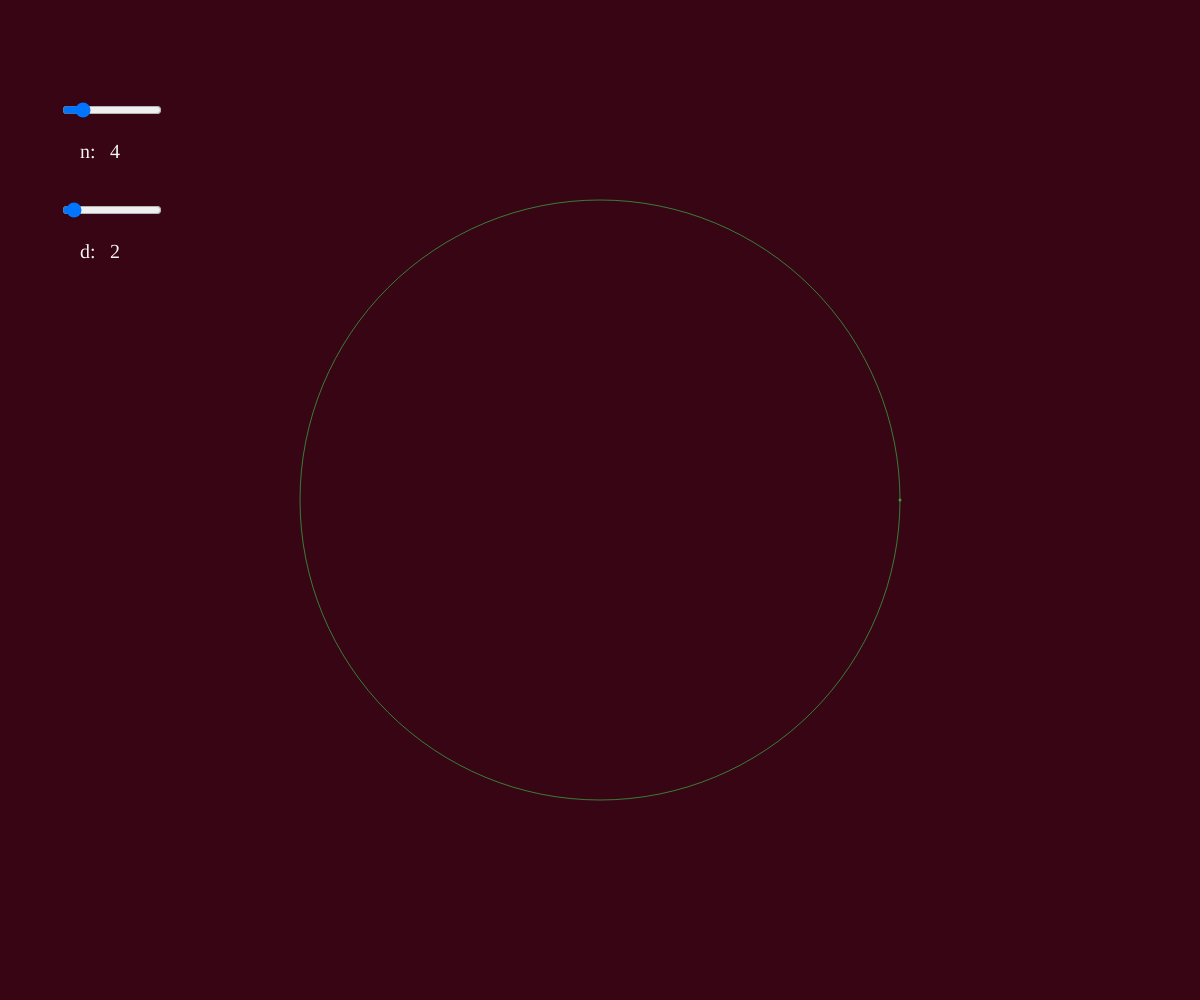
Frame 1 (no input)
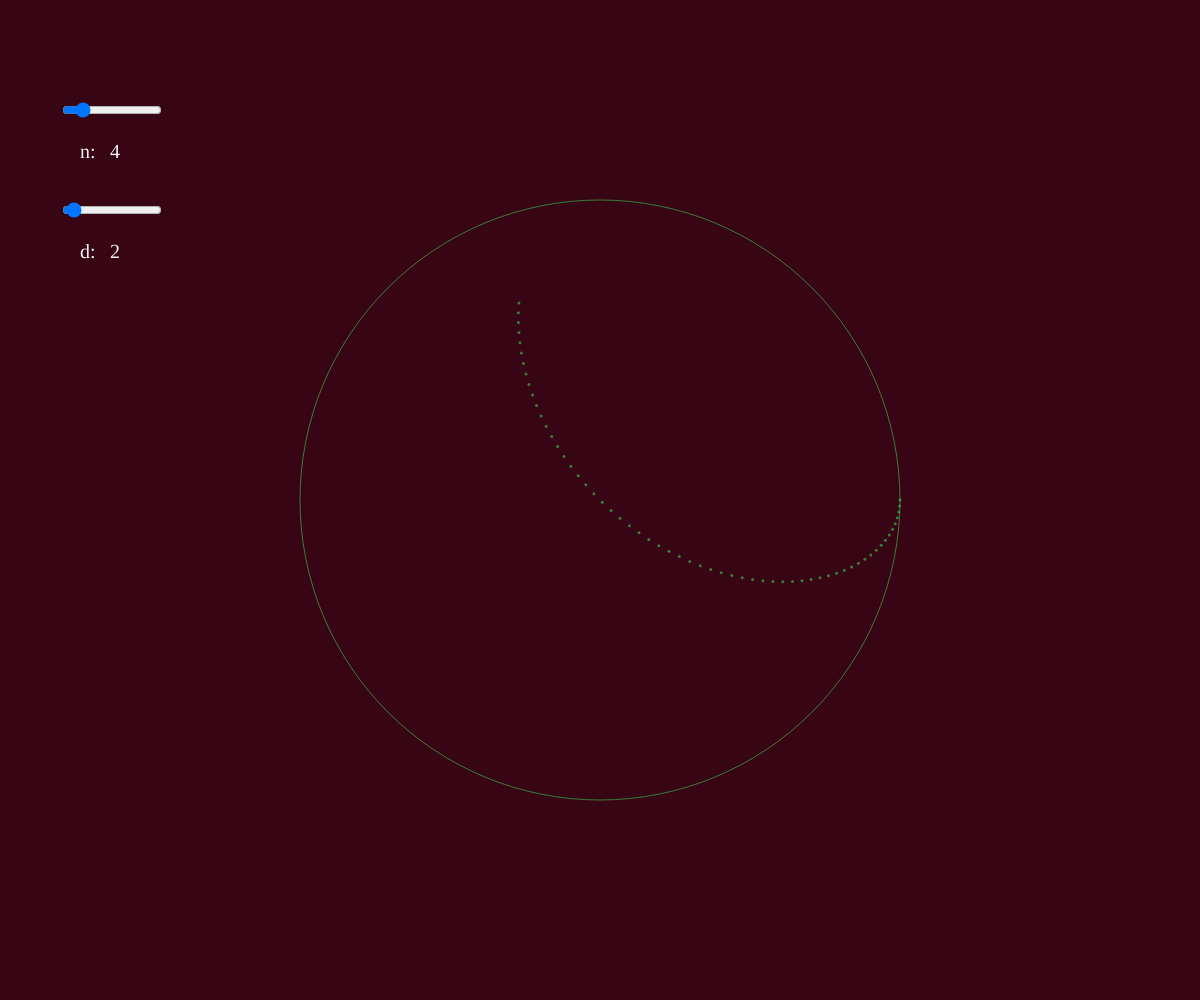
Frame 60 (no input)
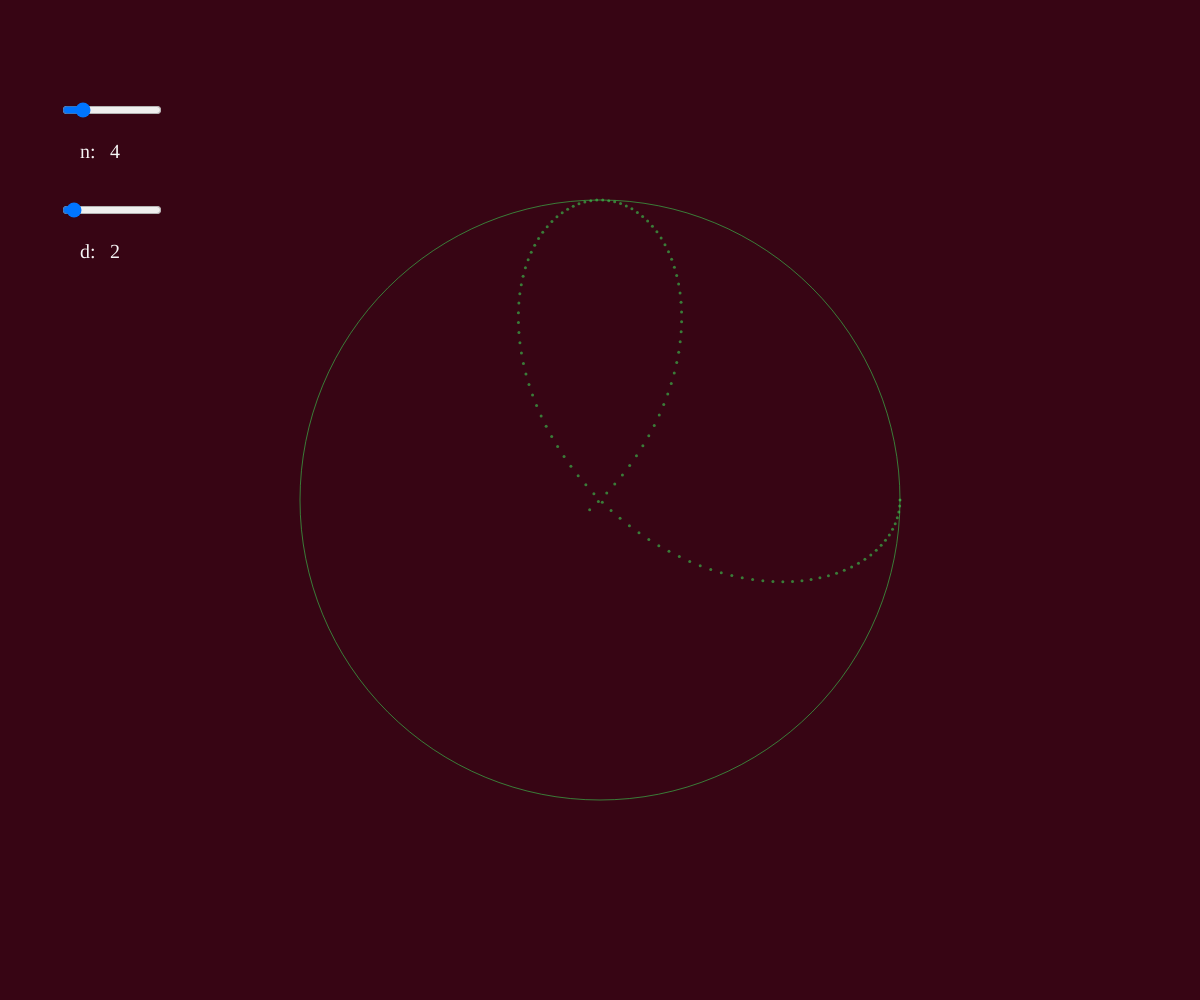
Frame 120 (the mouse pressed at the canvas centre since frame 60)

The p5.js sketch that drew these frames (run headless with seeded random() and noise() and a simulated clock; from frame 60 on, the mouse is pressed at the canvas centre):

// p5.js sketch
// ── sketch.js
'use strict';

var baseDiam = 1200;
var n = 2;
var d = 5;
var k = n / d;

var step = 0.02;

var pathPoints = void 0;
var index = 0;

var bgCol = [55, 5, 20];
var strokeCol = [60, 203, 80];

var sliderN = void 0;
var sliderD = void 0;
var valLabelN = void 0;
var valLabelD = void 0;

function setup() {
	createCanvas(windowWidth, windowHeight);
	colorMode(RGB, 255, 255, 255, 1);
	smooth();

	initDOM();

	initDrawing();
}

function draw() {

	if (index === 0) {
		beginShape();
	}

	translate(width / 2, height / 2);

	stroke(0, 0, 0, 0.1);
	noFill();

	var v = pathPoints[index++];
	if (!v) {
		background(bgCol.concat(0.2));
		strokeWeight(1);
		stroke(strokeCol);
		endShape(CLOSE);
	} else {
		noStroke();
		fill.apply(undefined, strokeCol.concat([0.6]));
		ellipse(v.x, v.y, 3, 3);
		vertex(v.x, v.y);
	}
}

function buildPath() {
	var res = [];
	for (var i = 0; i < TWO_PI * d; i += step) {
		var r = baseDiam / 4 * cos(k * i);
		var x = r * cos(i);
		var y = r * sin(i);
		stroke(6);
		res.push(createVector(x, y));
	}
	return res;
}

function initDOM() {
	sliderN = createSlider(1, 20, 4, 1);
	sliderN.position(60, 100);
	sliderN.size(100);
	sliderN.style('outline', 'none');
	sliderD = createSlider(1, 20, 2, 1);
	sliderD.position(60, 200);
	sliderD.size(100);
	sliderD.style('outline', 'none');
	sliderN.changed(initDrawing);
	sliderD.changed(initDrawing);
	sliderN.input(function (ev) {
		return valLabelN.html(ev.target.value);
	});
	sliderD.input(function (ev) {
		return valLabelD.html(ev.target.value);
	});

	var labelN = createSpan('n: ');
	valLabelN = createSpan();
	var labelD = createSpan('d: ');
	valLabelD = createSpan();

	labelN.position(80, 140);
	valLabelN.position(110, 140);
	labelN.style('font-size', '20px');
	valLabelN.style('font-size', '20px');
	labelN.style('color', 'whitesmoke');
	valLabelN.style('color', 'whitesmoke');
	labelD.position(80, 240);
	valLabelD.position(110, 240);
	labelD.style('font-size', '20px');
	valLabelD.style('font-size', '20px');
	labelD.style('color', 'whitesmoke');
	valLabelD.style('color', 'whitesmoke');
}

function initDrawing() {
	valLabelN.html(sliderN.value());
	valLabelD.html(sliderD.value());
	n = sliderN.value();
	d = sliderD.value();
	k = n / d;
	index = 0;
	pathPoints = buildPath();
	background(bgCol);
	resetMatrix();
	translate(width / 2, height / 2);
	stroke(strokeCol.concat(0.6));
	noFill();
	ellipse(0, 0, baseDiam / 2, baseDiam / 2);
}

function windowResized() {
	initDrawing();
}
